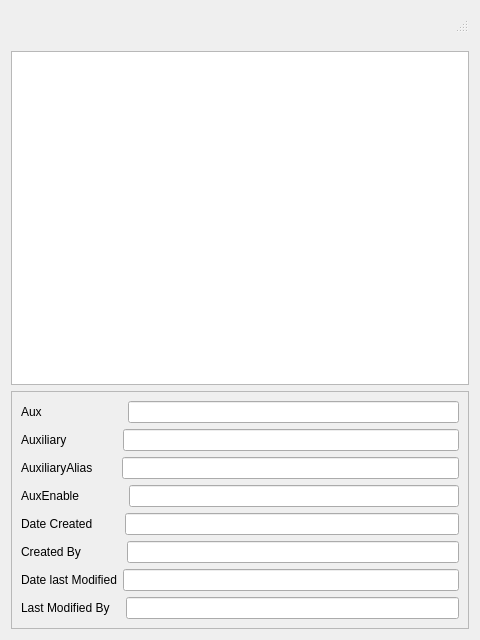
<?xml version="1.0" encoding="UTF-8"?>
<ui version="4.0">
 <class>AuxMainWindow</class>
 <widget class="QDialog" name="AuxMainWindow">
  <property name="geometry">
   <rect>
    <x>0</x>
    <y>0</y>
    <width>480</width>
    <height>640</height>
   </rect>
  </property>
  <property name="windowTitle">
   <string>Dialog</string>
  </property>
  <layout class="QVBoxLayout" name="verticalLayout_3">
   <item>
    <widget class="QStatusBar" name="statusbar"/>
   </item>
   <item>
    <widget class="QMenuBar" name="menubar"/>
   </item>
   <item>
    <layout class="QVBoxLayout" name="verticalLayout_2">
     <item>
      <widget class="QFrame" name="frame">
       <property name="frameShape">
        <enum>QFrame::StyledPanel</enum>
       </property>
       <property name="frameShadow">
        <enum>QFrame::Raised</enum>
       </property>
      </widget>
     </item>
     <item>
      <widget class="QTableWidget" name="tableWidget"/>
     </item>
     <item>
      <widget class="QFrame" name="frame_2">
       <property name="frameShape">
        <enum>QFrame::StyledPanel</enum>
       </property>
       <property name="frameShadow">
        <enum>QFrame::Raised</enum>
       </property>
       <layout class="QVBoxLayout" name="verticalLayout">
        <item>
         <layout class="QHBoxLayout" name="horizontalLayout">
          <item>
           <widget class="QLabel" name="label">
            <property name="text">
             <string>Aux                        </string>
            </property>
           </widget>
          </item>
          <item>
           <widget class="QLineEdit" name="Aux"/>
          </item>
         </layout>
        </item>
        <item>
         <layout class="QHBoxLayout" name="horizontalLayout_2">
          <item>
           <widget class="QLabel" name="label_2">
            <property name="text">
             <string>Auxiliary               </string>
            </property>
           </widget>
          </item>
          <item>
           <widget class="QLineEdit" name="Auxiliary"/>
          </item>
         </layout>
        </item>
        <item>
         <layout class="QHBoxLayout" name="horizontalLayout_3">
          <item>
           <widget class="QLabel" name="label_3">
            <property name="text">
             <string>AuxiliaryAlias       </string>
            </property>
           </widget>
          </item>
          <item>
           <widget class="QLineEdit" name="AuxiliaryAlias"/>
          </item>
         </layout>
        </item>
        <item>
         <layout class="QHBoxLayout" name="horizontalLayout_4">
          <item>
           <widget class="QLabel" name="label_4">
            <property name="text">
             <string>AuxEnable             </string>
            </property>
           </widget>
          </item>
          <item>
           <widget class="QLineEdit" name="AuxEnable"/>
          </item>
         </layout>
        </item>
        <item>
         <layout class="QHBoxLayout" name="horizontalLayout_7">
          <item>
           <widget class="QLabel" name="label_7">
            <property name="text">
             <string>Date Created        </string>
            </property>
           </widget>
          </item>
          <item>
           <widget class="QLineEdit" name="DateCreated"/>
          </item>
         </layout>
        </item>
        <item>
         <layout class="QHBoxLayout" name="horizontalLayout_8">
          <item>
           <widget class="QLabel" name="label_8">
            <property name="text">
             <string>Created By            </string>
            </property>
           </widget>
          </item>
          <item>
           <widget class="QLineEdit" name="CreatedBy"/>
          </item>
         </layout>
        </item>
        <item>
         <layout class="QHBoxLayout" name="horizontalLayout_9">
          <item>
           <widget class="QLabel" name="label_9">
            <property name="text">
             <string>Date last Modified</string>
            </property>
           </widget>
          </item>
          <item>
           <widget class="QLineEdit" name="DatelastModified"/>
          </item>
         </layout>
        </item>
        <item>
         <layout class="QHBoxLayout" name="horizontalLayout_10">
          <item>
           <widget class="QLabel" name="label_10">
            <property name="text">
             <string>Last Modified By   </string>
            </property>
           </widget>
          </item>
          <item>
           <widget class="QLineEdit" name="LastModifiedBy"/>
          </item>
         </layout>
        </item>
       </layout>
      </widget>
     </item>
    </layout>
   </item>
  </layout>
 </widget>
 <resources/>
 <connections/>
</ui>
